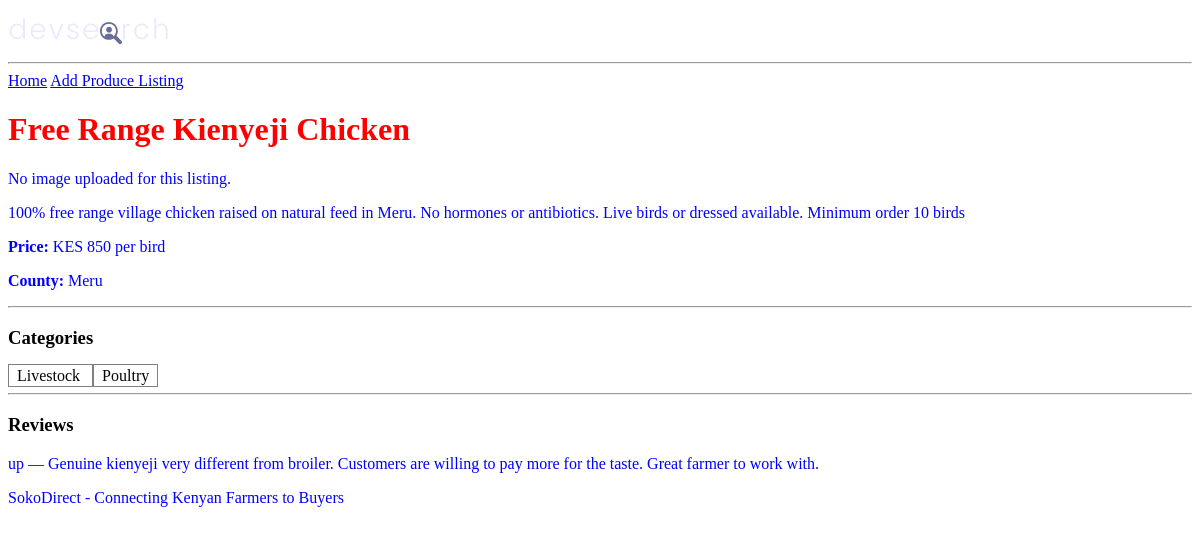
Page /product/fd698594-6138-41c6-8d99-31b5a92a59fb/ on the earlier database version.
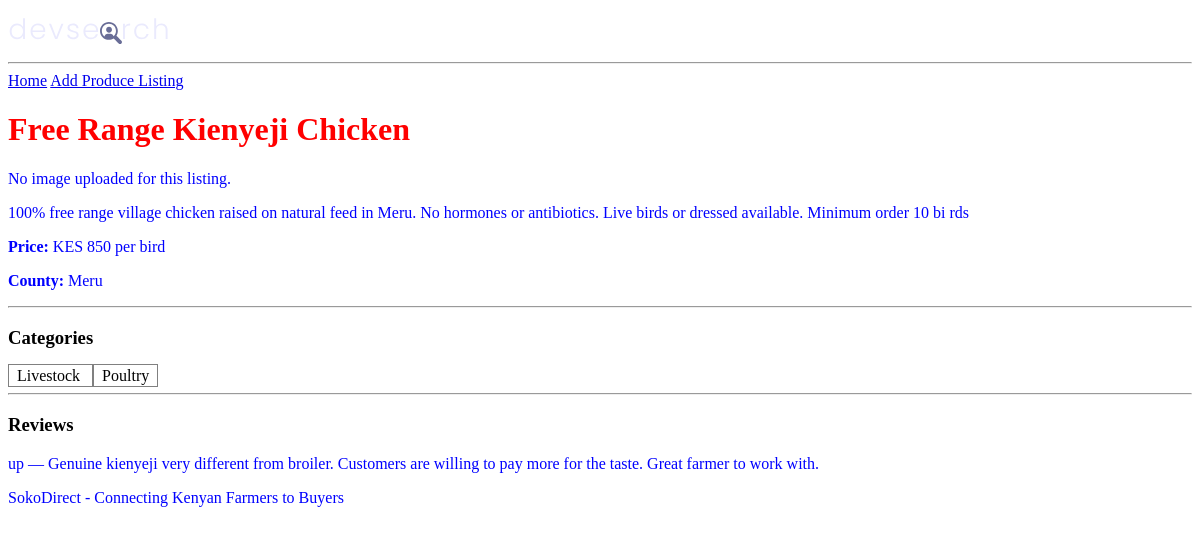
Same page on the later database version.
### products/models.py (models this page shows, shortened)
class Product(models.Model):
    owner = models.ForeignKey(
        Profile, on_delete=models.SET_NULL,
        null=True, blank=True
    )
    county = models.ForeignKey(
        County, on_delete=models.SET_NULL,
        null=True, blank=True
    )
    title = models.CharField(max_length=200)
    description = models.TextField(null=True, blank=True)
    price = models.CharField(max_length=200, null=True, blank=True)
    quantity_available = models.CharField(max_length=200, null=True, blank=True)
    unit = models.CharField(max_length=50, null=True, blank=True)  # kg, bunch, piece
    featured_image = models.ImageField(
        null=True, blank=True,
        default='default.jpg',
        upload_to='products/' # saves to media/products/
    )
    contact_link = models.CharField(max_length=2000, null=True, blank=True)
    farm_link = models.CharField(max_length=2000, null=True, blank=True)
    categories = models.ManyToManyField(Category, blank=True)
    vote_total = models.IntegerField(default=0, null=True, blank=True)
    vote_ratio = models.IntegerField(default=0, null=True, blank=True)
    created = models.DateTimeField(auto_now_add=True)
    id = models.UUIDField(default=uuid.uuid4, unique=True,
                          primary_key=True, editable=False)

class County(models.Model):
    name = models.CharField(max_length=200)  # e.g. Nairobi, Mombasa, Nakuru
    created = models.DateTimeField(auto_now_add=True)
    id = models.UUIDField(default=uuid.uuid4, unique=True,
                          primary_key=True, editable=False)
    def __str__(self):
        return self.name
    class Meta:
        verbose_name_plural = 'Counties'

### products/views.py (the view)
# urls.py: path('product/<str:pk>/', views.single_product, name='single-product'),
def single_product(request, pk):
    product = Product.objects.get(id=pk)
    reviews = product.review_set.all()    # all reviews for this product
    context = {'product': product, 'reviews': reviews}
    return render(request, 'products/single-product.html', context)

### products/templates/products/single-product.html
{% extends 'main.html' %}
{% block content %}
<h1>{{ product.title }}</h1>
{% if product.featured_image %}
    <img src="{{ product.featured_image.url }}"
         alt="{{ product.title }}"
         style="width:100%; max-width:500px; height:auto;">
{% else %}
    <p>No image uploaded for this listing.</p>
{% endif %}
<p>{{ product.description }}</p>
<p><strong>Price:</strong> {{ product.price }}</p>
<p><strong>County:</strong> {{ product.county }}</p>
<hr>
<h3>Categories</h3>
{% for category in product.categories.all %}
    <span style="border:1px solid gray;padding:2px 8px;">
        {{ category.name }}
    </span>
{% endfor %}
<hr>
<h3>Reviews</h3>
{% for review in reviews %}
    <p>{{ review.value }} — {{ review.body }}</p>
{% endfor %}
{% endblock content %}

Differences in the rows shown:
changed Product "Free Range Kienyeji Chicken": description "100% free range village chicken raised on natural feed in Meru. No hormones or antibiotics. Live birds or dressed available. Minimum order 10 birds" → "100% free range village chicken raised on natural feed in Meru. No hormones or antibiotics. Live birds or dressed available. Minimum order 10 bi rds"
